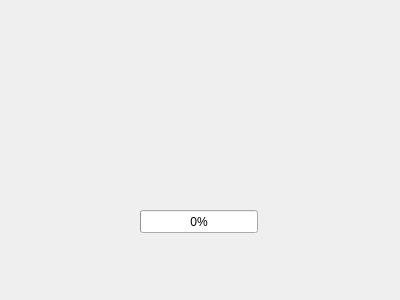
<?xml version="1.0" encoding="UTF-8"?>
<ui version="4.0">
 <class>Widget</class>
 <widget class="QWidget" name="Widget">
  <property name="geometry">
   <rect>
    <x>0</x>
    <y>0</y>
    <width>400</width>
    <height>300</height>
   </rect>
  </property>
  <property name="windowTitle">
   <string>Widget</string>
  </property>
  <widget class="QProgressBar" name="progressBar">
   <property name="geometry">
    <rect>
     <x>140</x>
     <y>210</y>
     <width>118</width>
     <height>23</height>
    </rect>
   </property>
   <property name="value">
    <number>0</number>
   </property>
  </widget>
 </widget>
 <layoutdefault spacing="6" margin="11"/>
 <resources/>
 <connections/>
</ui>
